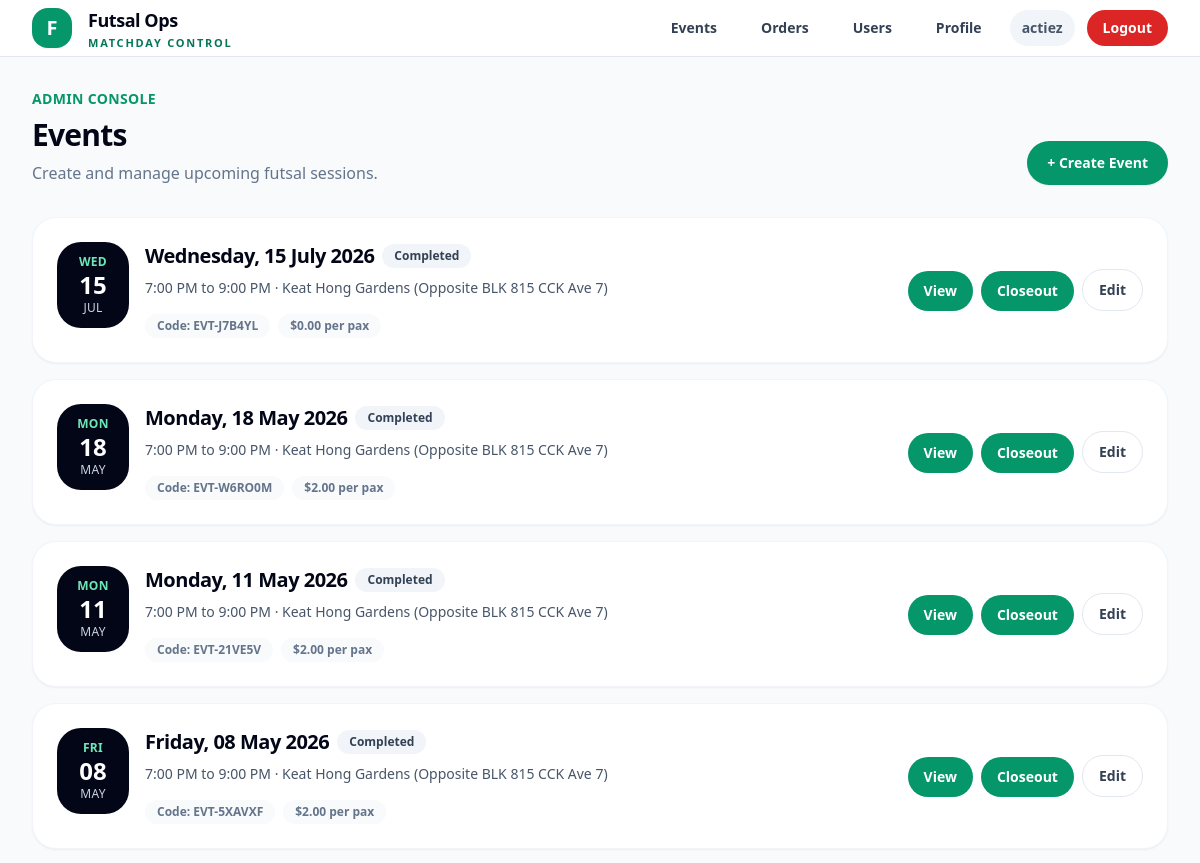
Before: /events/ (signed in, upper part) with the older database file.
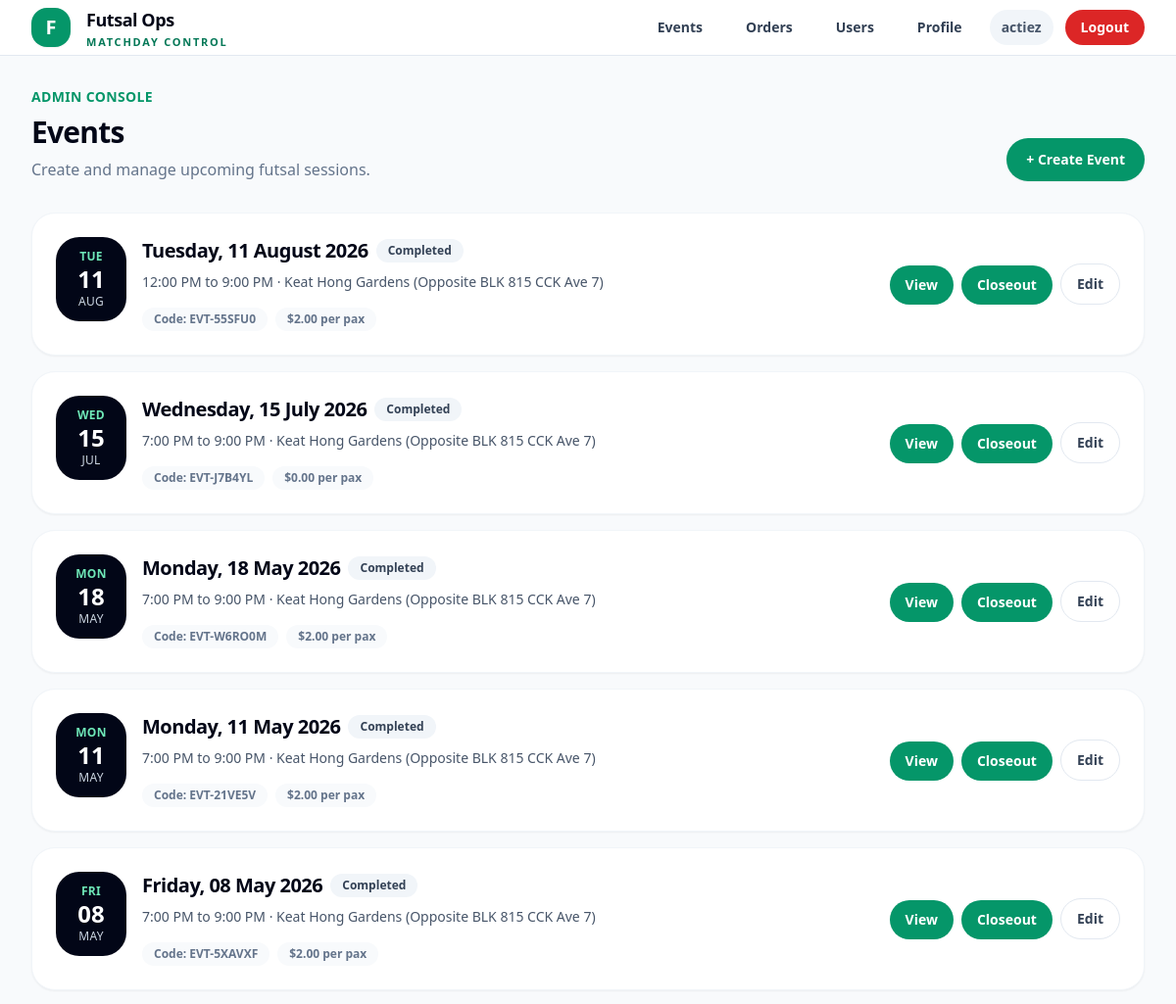
After: the same page with the newer database file.
### events/models.py (models this page shows, shortened)
class Event(models.Model):
    STATUS_DRAFT = "draft"
    STATUS_OPEN = "open"
    STATUS_FINALIZED = "finalized"
    STATUS_COMPLETED = "completed"
    STATUS_CANCELLED = "cancelled"
    STATUS_CHOICES = [
        (STATUS_DRAFT, "Draft"),
        (STATUS_OPEN, "Open"),
        (STATUS_FINALIZED, "Finalized"),
        (STATUS_COMPLETED, "Completed"),
        (STATUS_CANCELLED, "Cancelled"),
    ]
    LEAVE_CUTOFF_CHOICES = [
        (None, "No cutoff"),
        (30, "30 minutes before"),
        (60, "60 minutes before"),
        (90, "90 minutes before"),
        (120, "120 minutes before"),
        (150, "150 minutes before"),
        (180, "180 minutes before"),
    ]
    registration_token = models.UUIDField(
        default=uuid.uuid4,
        unique=True,
        editable=False,
    )
    event_code = models.CharField(
        max_length=20,
        unique=True,
        default=generate_event_code,
        editable=False,
    )
    title = models.CharField(max_length=255)
    start_datetime = models.DateTimeField()
    end_datetime = models.DateTimeField()
    location = models.CharField(max_length=255)
    amount_payable = models.DecimalField(max_digits=8, decimal_places=2)
    playing_slots = models.PositiveIntegerField(default=15)
    waiting_slots = models.PositiveIntegerField(default=5)
    backup_slots = models.PositiveIntegerField(default=3)
    is_private = models.BooleanField(
        default=False,
        help_text="Private events are hidden from the public event list but accessible by registration link.",
    )
    leave_cutoff_minutes = models.PositiveIntegerField(
        null=True,
        blank=True,
        choices=LEAVE_CUTOFF_CHOICES,
        help_text="Players cannot self-leave after this cutoff before kick-off.",
    )
    status = models.CharField(
        max_length=20,
        choices=STATUS_CHOICES,
        default=STATUS_DRAFT,
    )
    created_by = models.ForeignKey(
        settings.AUTH_USER_MODEL,
        on_delete=models.SET_NULL,
        null=True,
        related_name="created_events",
    )
    created_at = models.DateTimeField(auto_now_add=True)
    updated_at = models.DateTimeField(auto_now=True)
    class Meta:
        ordering = ["start_datetime"]
    @property
    def weekday_display(self):
        local_start = timezone.localtime(self.start_datetime)
        return local_start.strftime("%A")
    @property
    def date_display(self):
        local_start = timezone.localtime(self.start_datetime)
        return local_start.strftime("%d %B %Y")
    @property
    def time_range_display(self):
        local_start = timezone.localtime(self.start_datetime)
        local_end = timezone.localtime(self.end_datetime)
        start = local_start.strftime("%I:%M %p").lstrip("0")
        end = local_end.strftime("%I:%M %p").lstrip("0")
        return f"{start} to {end}"
    @property
    def effective_status(self):
        from registrations.models import EventRegistration
        now = timezone.now()
        if now >= self.end_datetime:
            return "completed"
    @property
    def effective_status_label(self):
        labels = {
            "open": "Open",
            "playing_full": "Playing Full",
            "full": "Full",
            "completed": "Completed",
        }
        return labels.get(self.effective_status, self.effective_status)

### events/views.py (the view)
# urls.py: path("", EventListView.as_view(), name="event_list"),
class EventListView(ListView):
    model = Event
    template_name = "events/list.html"
    context_object_name = "events"
    ordering = ["-start_datetime"]
    def get_queryset(self):
        queryset = super().get_queryset()
        user = self.request.user
        if user.is_authenticated and user.is_admin_level():
            return queryset
        return queryset.filter(is_private=False)
    def get_context_data(self, **kwargs):
        context = super().get_context_data(**kwargs)
        context["now"] = timezone.now()
        return context

### accounts/models.py (called while the page is built)
    def is_admin_level(self):
        return self.is_authenticated and (
            self.is_superuser
            or self.role in {self.ROLE_ADMIN, self.ROLE_SUPERADMIN}
        )

    def is_superadmin_level(self):
        return self.is_authenticated and (
            self.is_superuser
            or self.role == self.ROLE_SUPERADMIN
        )

### templates/events/list.html (shortened to what the changed rows need)
{% extends "base.html" %}
{% block content %}
<div class="space-y-8">
    {% if request.user.is_admin_level %}
        <div class="flex flex-col md:flex-row md:items-end md:justify-between gap-5">
            <div>
                <h1 class="mt-2 text-3xl font-black tracking-tight text-slate-950">
                    Events
                </h1>
            </div>
        </div>
        <div class="grid grid-cols-1 gap-4">
            {% for event in events %}
                <div class="bg-white rounded-3xl border border-slate-100 shadow-sm p-5 md:p-6 hover:shadow-md transition-shadow">
                    <div class="flex flex-col md:flex-row md:items-center md:justify-between gap-5">
                        <div class="flex items-start gap-4">
                            <div class="min-w-[72px] rounded-3xl bg-slate-950 text-white px-4 py-3 text-center">
                                <div class="text-xs font-bold uppercase tracking-wide text-emerald-300">
                                    {{ event.weekday_display|slice:":3" }}
                                </div>
                                <div class="text-2xl font-black leading-tight">
                                    {{ event.start_datetime|date:"d" }}
                                </div>
                                <div class="text-xs uppercase tracking-wide text-slate-300">
                                    {{ event.start_datetime|date:"M" }}
                                </div>
                            </div>
                            <div>
                                <div class="flex flex-wrap items-center gap-2">
                                    <h2 class="text-xl font-black tracking-tight text-slate-950">
                                        {{ event.weekday_display }}, {{ event.date_display }}
                                    </h2>
                                    <span class="inline-flex items-center rounded-full px-3 py-1 text-xs font-bold
                                        {% if event.effective_status == 'completed' %}
                                            bg-slate-100 text-slate-700
                                        {% elif event.effective_status == 'full' %}
                                            bg-red-50 text-red-700
                                        {% elif event.effective_status == 'playing_full' %}
                                            bg-amber-50 text-amber-700
                                        {% elif event.effective_status == 'cancelled' %}
                                            bg-slate-200 text-slate-700
                                        {% else %}
                                            bg-emerald-50 text-emerald-700
                                        {% endif %}
                                    ">
                                        {{ event.effective_status_label }}
                                    </span>
                                </div>
                                <div class="mt-2 text-sm text-slate-600">
                                    {{ event.time_range_display }} · {{ event.location }}
                                </div>
                                <div class="mt-4 flex flex-wrap gap-2 text-xs font-semibold text-slate-500">
                                    <span class="rounded-full bg-slate-50 px-3 py-1">
                                        Code: {{ event.event_code }}
                                    </span>
                                    <span class="rounded-full bg-slate-50 px-3 py-1">
                                        ${{ event.amount_payable }} per pax
                                    </span>
                                </div>
                            </div>
                        </div>
                        <div class="flex flex-row md:flex-col lg:flex-row gap-2 md:items-end">
                            <a href="{% url 'event_detail' event.id %}"
                               class="inline-flex items-center justify-center px-4 py-2.5 rounded-full bg-emerald-600 text-white text-sm font-bold hover:bg-emerald-700">
                                View
                            </a>
                            {% if event.end_datetime <= now and event.status != "cancelled" %}
                                <a href="{% url 'event_closeout' event.id %}"
                                   class="inline-flex items-center justify-center px-4 py-2.5 rounded-full bg-emerald-600 text-white text-sm font-bold hover:bg-emerald-700">
                                    Closeout
                                </a>
                            {% endif %}
                            <a href="{% url 'event_edit' event.id %}"
                               class="inline-flex items-center justify-center px-4 py-2.5 rounded-full border border-slate-200 bg-white text-slate-700 text-sm font-bold hover:bg-slate-50">
                                Edit
                            </a>
                        </div>
                    </div>
                </div>
            {% endfor %}
        </div>
    {% endif %}
</div>
{% endblock %}

Changed rows visible on the page:
added Event: weekday_display "TUE", start_datetime "11", start_datetime "AUG", weekday_display "Tuesday", date_display "11 August 2026", effective_status_label "Completed", time_range_display "12:00 PM to 9:00 PM", location "Keat Hong Gardens (Opposite BLK 815 CCK Ave 7)", event_code "EVT-55SFU0", amount_payable "2.00", status "Closeout"
